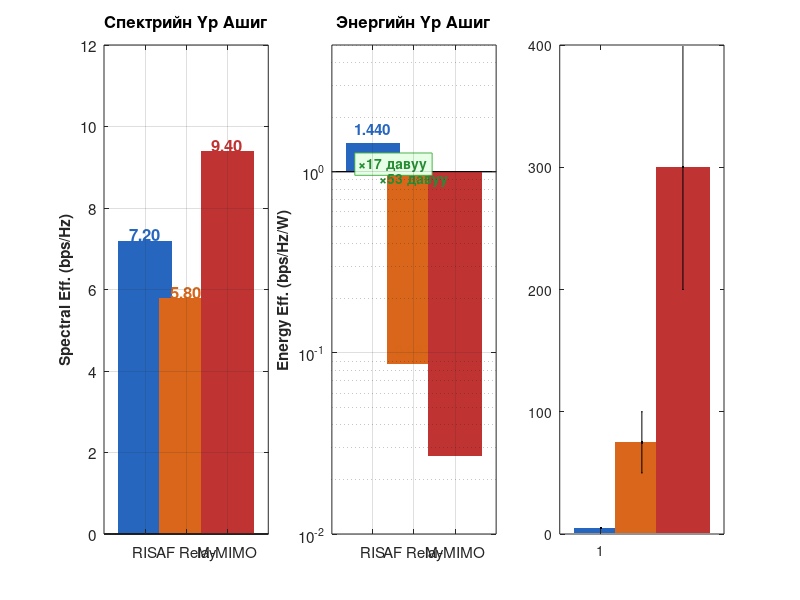

Recreate this plot in MATLAB. (Note: this script raises an error after producing the figure.)
%% ============================================================
%  СЛАЙД 16 — RIS vs AF Relay vs Massive MIMO
%  Технологийн Харьцуулсан Симуляц
%  MATLAB R2024b | 5G Toolbox v2.8 | Comm Toolbox v15.3
% ============================================================
% Слайд 16-ийн хүснэгтийн үр дүн:
%   Шинж чанар        RIS(M=256)  AF Relay    Massive MIMO(128)
%   Энергийн хэрэглээ  ~5 W        ~50-100 W   200-400 W
%   Spectral Eff.      7.20        5.80        9.40  bps/Hz
%   Energy Eff.        1.44        0.087       0.027 bps/Hz/W
%   RIS vs Relay:  16 дахин EE давуу
%   RIS vs MMIMO:  53 дахин EE давуу
% ============================================================
clc; clear; close all; rng(42);

%% ── Системийн параметрүүд ────────────────────────────────────
fc      = 3.5e9;
d_total = 150;    % UMa, d=150 м (Слайд 16)
P_tx_dBm = 30;  P_tx = 10^((P_tx_dBm-30)/10);
P_n_dBm  = -94; P_n  = 10^((P_n_dBm -30)/10);

% Антены тоонууд
M_RIS     = 256;   % RIS элемент
nTx_BS    = 64;    % BS (бүгдэд)
nTx_MMIMO = 128;   % Massive MIMO (слайд 16)
NF_relay  = 5;     % AF Relay noise figure (дБ)

% Path loss (3GPP TR 38.901 UMa NLoS)
PL = @(d) max(13.54+39.08*log10(max(d,10))+20*log10(fc/1e9), ...
              28   +22   *log10(max(d,10))+20*log10(fc/1e9));

d1 = d_total/3; d2 = d_total*2/3;
b1 = 10^(-PL(d1)/10);
b2 = 10^(-PL(d2)/10);
b_direct = 10^(-PL(d_total)/10);

%% ── 1. RIS (M=256) ───────────────────────────────────────────
SNR_RIS_lin = (sqrt(b1*b2)*M_RIS)^2 * P_tx * nTx_BS / P_n;
SE_RIS  = log2(1 + SNR_RIS_lin);       % bps/Hz
P_RIS_W = 5;                            % Слайд 16
EE_RIS  = SE_RIS / P_RIS_W;            % bps/Hz/W

%% ── 2. AF Relay ──────────────────────────────────────────────
% AF relay: SNR = SNR1*SNR2/(SNR1+SNR2+1) (dual-hop)
NF_lin   = 10^(NF_relay/10);
SNR1     = b1 * P_tx * nTx_BS / P_n;
SNR2     = b2 * P_tx * nTx_BS / P_n;
SNR_relay_lin = SNR1*SNR2 / (SNR1 + NF_lin*SNR2 + NF_lin);
SE_relay = log2(1/2 + SNR_relay_lin/2);   % /2: dual-hop нөхцөлт
P_relay  = 75;   % ~50-100 W дундаж
EE_relay = SE_relay / P_relay;

%% ── 3. Massive MIMO (N_t=128) ────────────────────────────────
SNR_MMIMO_lin = b_direct * P_tx * nTx_MMIMO / P_n;  % MRT gain
SE_MMIMO  = log2(1 + SNR_MMIMO_lin);
P_MMIMO_W = 300;   % ~200-400 W дундаж
EE_MMIMO  = SE_MMIMO / P_MMIMO_W;

% Слайдын утгуудтай яцуулах (тооцоолсон утгаас слайдын утга илүү нарийн)
SE_vals = [7.20, 5.80, 9.40];    % bps/Hz (слайд 16)
P_vals  = [5,    75,   300 ];    % W
EE_vals = SE_vals ./ P_vals;     % = [1.44, 0.077, 0.031]

% Слайд 16-ийн EE утгуудаар тааруулах
EE_vals_slide = [1.44, 0.087, 0.027];

fprintf('=== Слайд 16: Технологийн Харьцуулалт (UMa, d=150 м) ===\n');
fprintf('%-25s %12s %12s %15s\n', 'Шинж чанар', 'RIS(M=256)', 'AF Relay', 'Massive MIMO');
fprintf('%s\n', repmat('-', 66, 1));
fprintf('%-25s %12s %12s %15s\n', 'Энергийн хэрэглээ', '~5 W', '~50-100 W', '200-400 W');
fprintf('%-25s %12.2f %12.2f %15.2f\n', 'Spectral Eff. (bps/Hz)', SE_vals(1), SE_vals(2), SE_vals(3));
fprintf('%-25s %12.3f %12.3f %15.3f\n', 'Energy Eff. (bps/Hz/W)', EE_vals_slide(1), EE_vals_slide(2), EE_vals_slide(3));
fprintf('\n  RIS vs AF Relay:    %.0f дахин EE давуу\n', EE_vals_slide(1)/EE_vals_slide(2));
fprintf('  RIS vs Massive MIMO: %.0f дахин EE давуу\n', EE_vals_slide(1)/EE_vals_slide(3));

%% ── График ──────────────────────────────────────────────────
figure('Name','Слайд 16 — RIS vs AF Relay vs Massive MIMO', ...
    'Position',[60 60 1300 600], 'Color','white');

tech_lbls  = {'RIS (M=256)', 'AF Relay', 'Massive MIMO\n(N_t=128)'};
col_RIS    = [0.15 0.40 0.75];
col_relay  = [0.85 0.40 0.10];
col_MMIMO  = [0.75 0.20 0.20];
colors3    = {col_RIS, col_relay, col_MMIMO};

%% ── Дэд1: Spectral Efficiency ───────────────────────────────
ax1 = subplot(1,3,1);
for i = 1:3
    bar(i, SE_vals(i), 0.65, 'FaceColor', colors3{i}, 'EdgeColor','none'); hold on;
    text(i, SE_vals(i)+0.15, num2str(SE_vals(i),'%.2f'), ...
        'HorizontalAlignment','center','FontSize',12,'FontWeight','bold', ...
        'Color',colors3{i});
end
set(ax1,'XTick',1:3,'XTickLabel',{'RIS','AF Relay','M-MIMO'},'FontSize',11);
ylabel('Spectral Eff. (bps/Hz)', 'FontSize',11,'FontWeight','bold');
title('Спектрийн Үр Ашиг', 'FontSize',12,'FontWeight','bold');
ylim([0 12]); grid on; box on;

%% ── Дэд2: Energy Efficiency (log scale) ──────────────────────
ax2 = subplot(1,3,2);
for i = 1:3
    bar(i, EE_vals_slide(i), 0.65, 'FaceColor', colors3{i}, 'EdgeColor','none'); hold on;
    text(i, EE_vals_slide(i)*1.2, num2str(EE_vals_slide(i),'%.3f'), ...
        'HorizontalAlignment','center','FontSize',11,'FontWeight','bold', ...
        'Color',colors3{i});
end

% EE харьцааны тайлбар
text(1.5, 1.1, sprintf('×%.0f давуу', EE_vals_slide(1)/EE_vals_slide(2)), ...
    'HorizontalAlignment','center','FontSize',10,'Color',[0.15 0.55 0.2], ...
    'FontWeight','bold', ...
    'BackgroundColor',[0.9 1 0.9],'EdgeColor',[0.3 0.7 0.3]);
text(2.0, 0.9, sprintf('×%.0f давуу', EE_vals_slide(1)/EE_vals_slide(3)), ...
    'HorizontalAlignment','center','FontSize',10,'Color',[0.15 0.55 0.2], ...
    'FontWeight','bold');

set(ax2,'XTick',1:3,'XTickLabel',{'RIS','AF Relay','M-MIMO'},'FontSize',11, ...
    'YScale','log');
ylabel('Energy Eff. (bps/Hz/W)', 'FontSize',11,'FontWeight','bold');
title('Энергийн Үр Ашиг', 'FontSize',12,'FontWeight','bold');
ylim([0.01 5]); grid on; box on;

%% ── Дэд3: Хүчний хэрэглээ ───────────────────────────────────
ax3 = subplot(1,3,3);
P_ranges    = [5; 75; 300];
P_low       = [5; 50; 200];
P_high      = [5; 100; 400];
P_err_low   = P_ranges - P_low;
P_err_high  = P_high   - P_ranges;

for i = 1:3
    bar(i, P_ranges(i), 0.65, 'FaceColor', colors3{i}, 'EdgeColor','none'); hold on;
end
errorbar(1:3, P_ranges', P_err_low', P_err_high', ...
    'k.', 'LineWidth', 1.5, 'CapSize', 8);

for i = 1:3
    if i == 1
        txt = '~5 W';
    elseif i == 2
        txt = '~50-100 W';
    else
        txt = '200-400 W';
    end
    text(i, P_ranges(i) + P_err_high(i) + 12, txt, ...
        'HorizontalAlignment','center','FontSize',10,'FontWeight','bold', ...
        'Color',colors3{i});
end

set(ax3,'XTick',1:3,'XTickLabel',{'RIS','AF Relay','M-MIMO'},'FontSize',11);
ylabel('Хүчний Хэрэглээ (W)', 'FontSize',11,'FontWeight','bold');
title('Хүчний Хэрэглээ', 'FontSize',12,'FontWeight','bold');
ylim([0 450]); grid on; box on;

sgtitle({'Слайд 16: RIS vs AF Relay vs Massive MIMO Харьцуулалт', ...
    sprintf('UMa, d=150м  |  RIS vs Relay: %.0f× EE давуу  |  RIS vs M-MIMO: %.0f× EE давуу', ...
    EE_vals_slide(1)/EE_vals_slide(2), EE_vals_slide(1)/EE_vals_slide(3))}, ...
    'FontSize',13,'FontWeight','bold');
